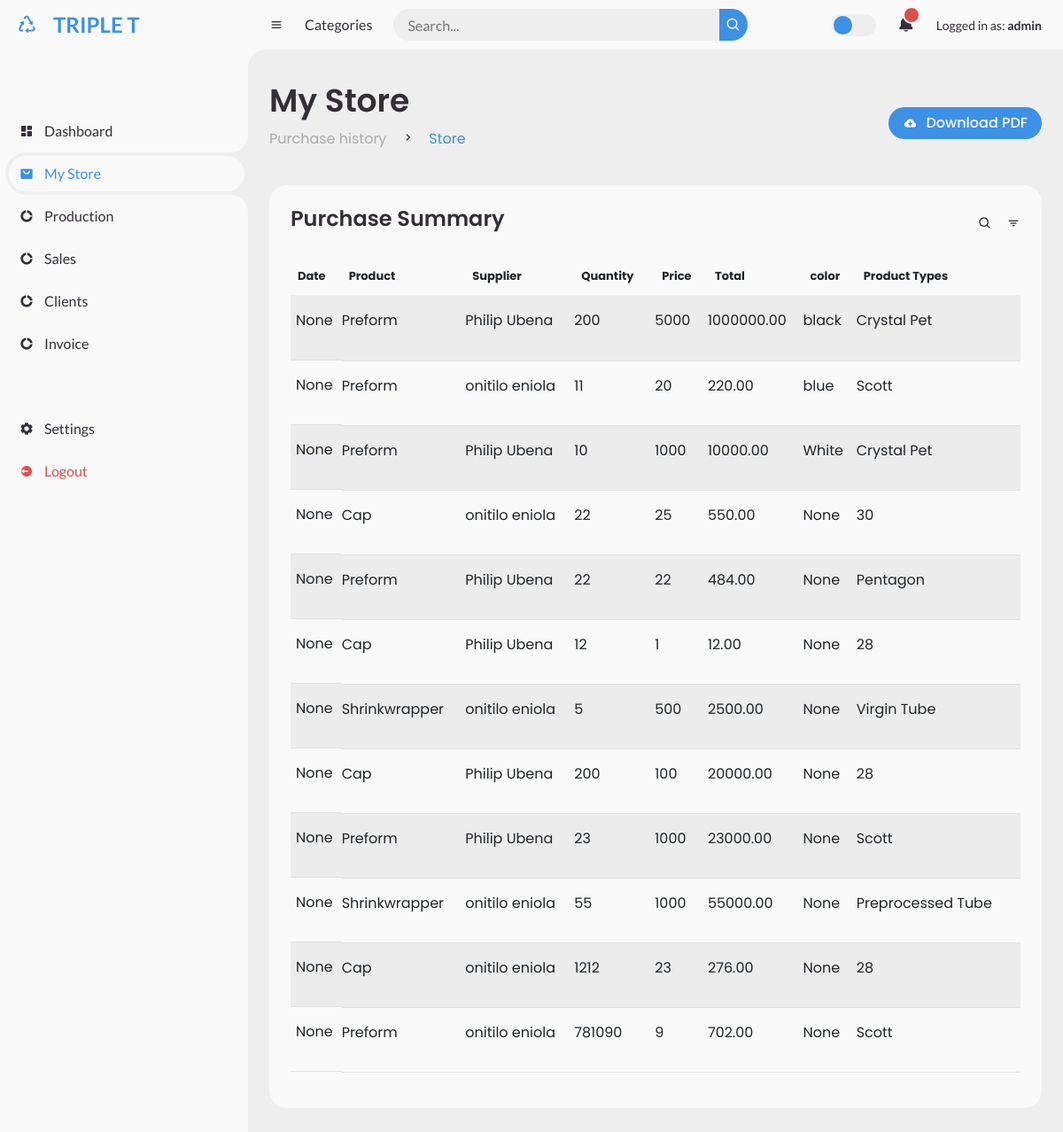
/stock/ (signed in), run on an earlier commit of the app's database.
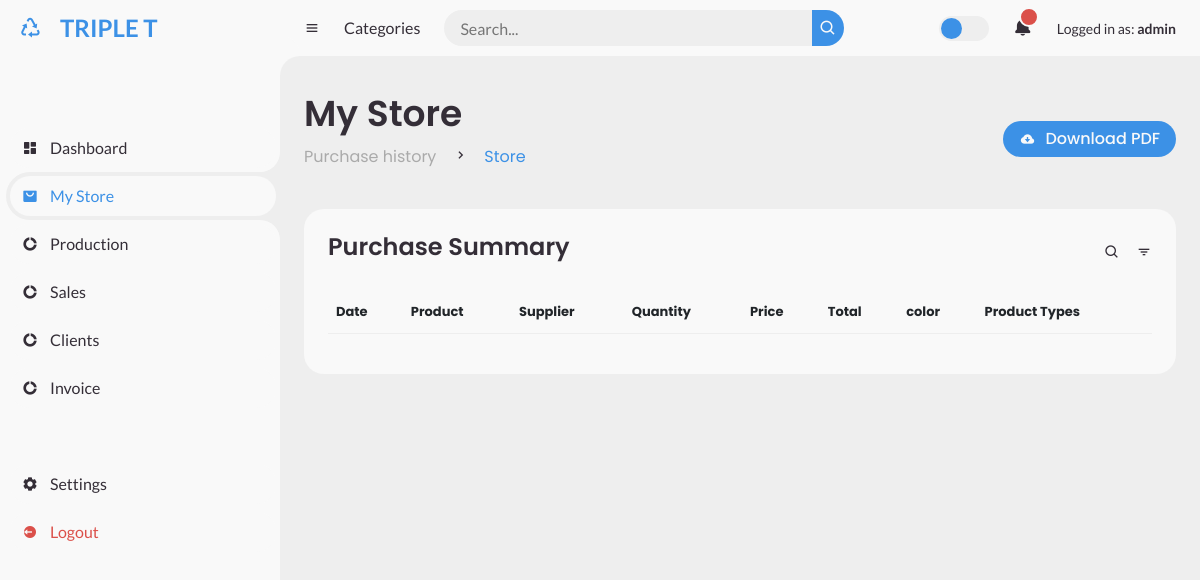
And on a later commit of the database.
### store/models.py (models this page shows, shortened)
class StockItem(models.Model):
    name = models.CharField(max_length=20, null=True)
    supplier = models.ForeignKey(Supplier, on_delete=models.CASCADE, null=True)
    quantity = models.CharField(max_length=5)
    price = models.IntegerField()
    total = models.DecimalField(max_digits=20,decimal_places=2)
    created_at = models.DateField(null=True, blank=True)
    cap_type = models.ForeignKey(Cap, on_delete=models.CASCADE, null=True, blank=True)
    color = models.CharField(max_length=10, null=True, blank=True)
    product_type = models.CharField(max_length=20, null=True, blank=True)
    preform_type = models.ForeignKey(Preform_type, on_delete=models.CASCADE, null=True, blank=True)

class Contact(models.Model):
    name = models.CharField(max_length=30)
    address = models.TextField()
    phone_number = models.CharField(max_length=20)
    email = models.EmailField()
    class Meta:
        abstract = True
    def __str__(self):
        return self.name

class Supplier(Contact):
    pass

class Preform_type(models.Model):
    name = models.CharField(max_length=30)
    size = models.DecimalField(max_digits=5, decimal_places=1)
    quantity_per_bag = models.IntegerField()

class Cap(models.Model):
    name = models.CharField(max_length = 20, default = 'Cap')
    size = models.IntegerField()
    quantity_per_bag = models.IntegerField()

### store/views.py (the view)
# urls.py: path('stock/', views.purchase_history, name="stock"),
@login_required
def purchase_history(request):
    stock = StockItem.objects.order_by('-created_at')  # Order by the 'created_at' field in descending order
    return render(request, 'store/add_stock/details.html', {'stock': stock})

### store/templates/store/add_stock/details.html
{% extends "stock/base.html" %}
{% block body %}
<div class="head-title">
    <div class="left">
      <h1>My Store</h1>
      <ul class="breadcrumb">
        <li>
            <a  href="{% url 'stock' %}">Purchase history</a>
        </li>
        <li><i class='bx bx-chevron-right' ></i></li>
        <li>
            <a class="active" href="{% url 'stock_list' %}">Store</a>
        </li>
      </ul>
    </div>
    <a href="#" class="btn-download">
      <i class='bx bxs-cloud-download' ></i>
      <span class="text">Download PDF</span>
    </a>
  </div>
  <div class="table-data">
    <div class="order">
      <div class="head">
        <h3>Purchase Summary</h3>
        <i class='bx bx-search' ></i>
        <i class='bx bx-filter' ></i>
      </div>
      <table class="table table-striped">
        <thead>
          <tr>
            <th>Date</th>
            <th>Product</th>
            <th>Supplier</th>
            <th>Quantity</th>
            <th>Price</th>
            <th>Total</th>
            <th>color</th>
            <th>Product Types</th>
          </tr>
        </thead>
        <tbody>
            {% for stock in stock %}
            <tr>
                <td><p>{{stock.created_at}}</p></td>
                <td><p>{{stock.name}}</p></td>
                <td><p>{{stock.supplier}}</p></td>
                <td><p>{{stock.quantity}}</p></td>
                <td><p>{{stock.price}}</p></td>
                <td><p>{{stock.total}}</p></td>
                <td><p>{{stock.color}}</p></td>
                <td>
                    {% if stock.preform_type %}
                    <p>{{ stock.preform_type.name }}</p>
                    {% elif stock.product_type %}
                    <p>{{ stock.product_type }}</p>
                    {% else %}
                    <p>{{ stock.cap_type.size }}</p>
                    {% endif %}</td>
            </tr>
            {% endfor %}
        </tbody>
      </table>
    </div>
{% endblock %}

What changed in the data, as far as the page shows it:
removed StockItem: created_at "None", name "Preform", supplier "Philip Ubena", quantity "200", price "5000", total "1000000.00", color "black", preform_type.name "Crystal Pet"
removed StockItem: created_at "None", name "Preform", supplier "onitilo eniola", quantity "11", price "20", total "220.00", color "blue", preform_type.name "Scott"
removed StockItem: created_at "None", name "Preform", supplier "Philip Ubena", quantity "10", price "1000", total "10000.00", color "White", preform_type.name "Crystal Pet"
removed StockItem: created_at "None", name "Cap", supplier "onitilo eniola", quantity "22", price "25", total "550.00", color "None", cap_type.size "30"
removed StockItem: created_at "None", name "Preform", supplier "Philip Ubena", quantity "22", price "22", total "484.00", color "None", preform_type.name "Pentagon"
removed StockItem: created_at "None", name "Cap", supplier "Philip Ubena", quantity "12", price "1", total "12.00", color "None", cap_type.size "28"
removed StockItem: created_at "None", name "Shrinkwrapper", supplier "onitilo eniola", quantity "5", price "500", total "2500.00", color "None", product_type "Virgin Tube"
removed StockItem: created_at "None", name "Cap", supplier "Philip Ubena", quantity "200", price "100", total "20000.00", color "None", cap_type.size "28"
removed StockItem: created_at "None", name "Preform", supplier "Philip Ubena", quantity "23", price "1000", total "23000.00", color "None", preform_type.name "Scott"
removed StockItem: created_at "None", name "Shrinkwrapper", supplier "onitilo eniola", quantity "55", price "1000", total "55000.00", color "None", product_type "Preprocessed Tube"
removed StockItem: created_at "None", name "Cap", supplier "onitilo eniola", quantity "1212", price "23", total "276.00", color "None", cap_type.size "28"
removed StockItem: created_at "None", name "Preform", supplier "onitilo eniola", quantity "781090", price "9", total "702.00", color "None", preform_type.name "Scott"
